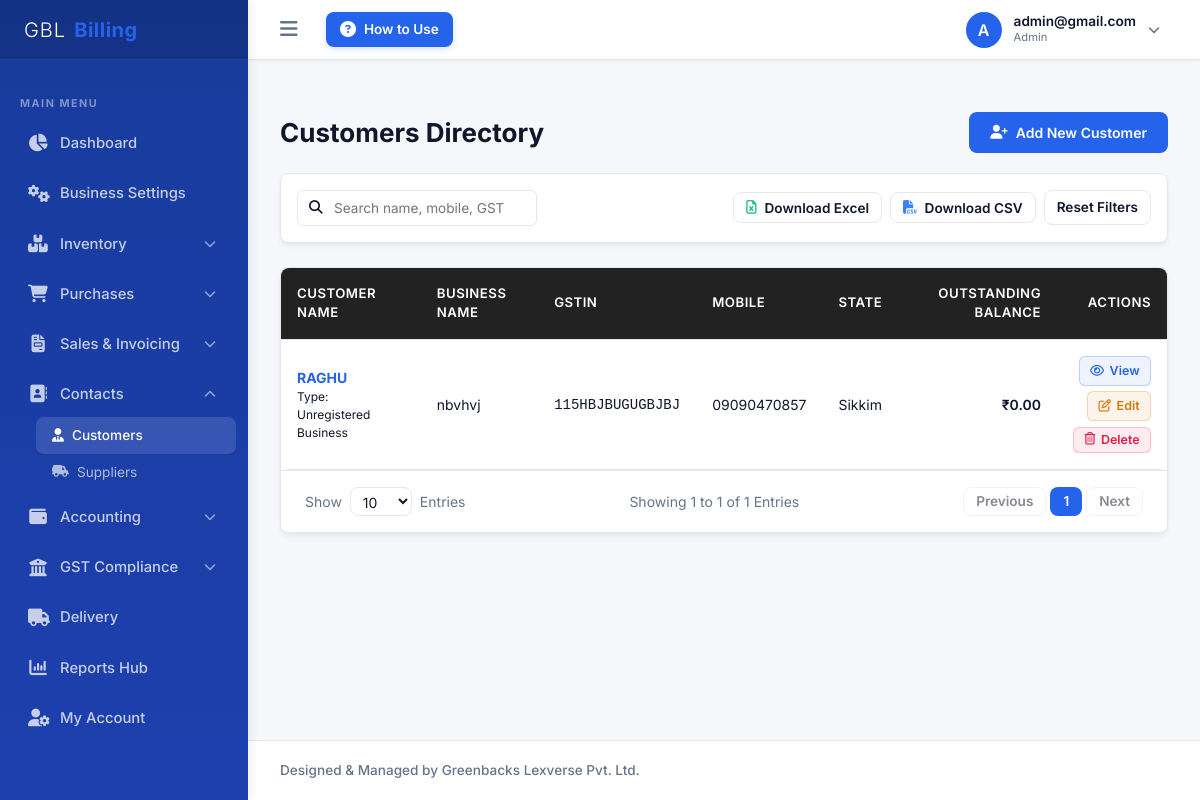
Page /company/customers/ (signed in) on the committed database.
### billing/models.py (models this page shows, shortened)
class CustomUser(AbstractUser):
    ROLE_CHOICES = [
        ('SUPERADMIN', 'System Superadmin'),  # For Admin Panel Owner
        ('ADMIN', 'Company Admin'),           # Company Owner
        ('ACCOUNTANT', 'Accountant'),
        ('BILLING_STAFF', 'Billing Staff'),
        ('SALES_STAFF', 'Sales Staff'),
        ('INVENTORY_STAFF', 'Inventory Staff'),
    ]
    company = models.ForeignKey(Company, on_delete=models.CASCADE, null=True, blank=True, related_name='users')
    role = models.CharField(max_length=20, choices=ROLE_CHOICES, default='ADMIN')
    mobile = models.CharField(max_length=15, blank=True, null=True)
    profile_photo = models.ImageField(upload_to='profile_photos/', blank=True, null=True)
    updated_at = models.DateTimeField(auto_now=True, null=True)
    def get_profile_photo_url(self):
        if self.profile_photo:
            try:
                timestamp = int(self.updated_at.timestamp()) if self.updated_at else 1
                return f"{self.profile_photo.url}?v={timestamp}"
            except Exception:
                return self.profile_photo.url
        return None

class Customer(models.Model):
    CUSTOMER_TYPES = [
        ('REGISTERED', 'Regular Registered'),
        ('COMPOSITION', 'Composition Scheme'),
        ('UNREGISTERED', 'Unregistered Business'),
        ('CONSUMER', 'Consumer / Retailer'),
        ('SEZ', 'SEZ Developer / Unit'),
        ('EXPORT', 'Overseas Export'),
    ]
    company = models.ForeignKey(Company, on_delete=models.CASCADE)
    name = models.CharField(max_length=200)
    business_name = models.CharField(max_length=200, blank=True, null=True)
    customer_type = models.CharField(max_length=20, choices=CUSTOMER_TYPES, default='CONSUMER')
    gstin = models.CharField(max_length=15, blank=True, null=True)
    pan = models.CharField(max_length=10, blank=True, null=True)
    email = models.EmailField(blank=True, null=True)
    mobile = models.CharField(max_length=15)
    alternate_mobile = models.CharField(max_length=15, blank=True, null=True)
    billing_address = models.TextField()
    billing_city = models.CharField(max_length=100)
    billing_state = models.CharField(max_length=100)
    billing_state_code = models.CharField(max_length=2)
    billing_pincode = models.CharField(max_length=6)
    shipping_address = models.TextField(blank=True, null=True)
    shipping_city = models.CharField(max_length=100, blank=True, null=True)
    shipping_state = models.CharField(max_length=100, blank=True, null=True)
    shipping_state_code = models.CharField(max_length=2, blank=True, null=True)
    shipping_pincode = models.CharField(max_length=6, blank=True, null=True)
    credit_limit = models.DecimalField(max_digits=12, decimal_places=2, default=Decimal('0.00'))
    credit_days = models.IntegerField(default=30)
    opening_balance = models.DecimalField(max_digits=12, decimal_places=2, default=Decimal('0.00'))
    opening_balance_type = models.CharField(max_length=2, choices=[('DR', 'Debit (Receivable)'), ('CR', 'Credit (Payable)')], default='DR')
    outstanding_balance = models.DecimalField(max_digits=12, decimal_places=2, default=Decimal('0.00'))
    is_active = models.BooleanField(default=True)
    created_at = models.DateTimeField(auto_now_add=True)

### billing/views.py (the view, shortened to what this page needs)
# urls.py: path('company/customers/', views.CustomerListView.as_view(), name='customer_list'),
class CustomerListView(CompanyRequiredMixin, CompanyQuerySetMixin, PaginationMixin, ListView):
    model = Customer
    template_name = 'company/customer_list.html'
    context_object_name = 'customers'
    def get_queryset(self):
        qs = super().get_queryset().filter(is_active=True)
        search = self.request.GET.get('search')
        return qs

### billing/context_processors.py (called while the page is built)
def global_gst_states(request):
    return {
        'indian_states': INDIAN_STATES_AND_UTS,
    }

### billing/mixins.py (called while the page is built)
    def dispatch(self, request, *args, **kwargs):
        if not request.user.is_authenticated:
            return self.handle_no_permission()
        if request.user.role == 'SUPERADMIN':
            raise PermissionDenied("System Superadmins cannot access Company Panel.")
        if not request.user.company or not request.user.company.is_active:
            raise PermissionDenied("You do not belong to an active business account.")
        company = request.user.company
        if company.subscription_status == 'SUSPENDED':
            raise PermissionDenied("Your business subscription is suspended. Please contact admin.")
        return super().dispatch(request, *args, **kwargs)

    def get_queryset(self):
        queryset = super().get_queryset()
        return queryset.filter(company=self.request.user.company)

    def get_paginate_by(self, queryset):
        try:
            limit = int(self.request.GET.get('entries', 10))
            if limit in [10, 25, 50, 100]:
                return limit
        except (ValueError, TypeError):
            pass
        return 10

    def get_context_data(self, **kwargs):
        context = super().get_context_data(**kwargs)
        context['entries'] = self.request.GET.get('entries', '10')
        return context

### billing/templatetags/indian_numbers.py (called while the page is built)
@register.filter(name='indian_currency')
def indian_currency(val, decimals=2):
    if val is None or val == '':
        return '₹0.00'
    res = indian_number(val, decimals)
    if not res:
        return '₹0.00'
    if res.startswith('-'):
        return '-₹' + res[1:]
    return '₹' + res

### templates/company/customer_list.html (shortened to what this page needs)
{% extends 'base_company.html' %}
{% load indian_numbers %}
{% block sub_customers %}sub-item-active{% endblock %}
{% block content %}
<div class="page-header">
    <h1 class="page-title">Customers Directory</h1>
    <a href="{% url 'customer_add' %}" class="btn btn-primary">
        <i class="fa-solid fa-user-plus"></i> Add New Customer
    </a>
</div>
<div class="card-container" style="margin-bottom: 1.5rem;">
    <div class="card-body" style="padding: 1rem;">
        <form method="GET" style="display: flex; gap: 1rem; align-items: center; justify-content: space-between; flex-wrap: wrap;">
            <div>
                {% include 'common_table_search.html' with placeholder="Search name, mobile, GSTIN, city..." %}
            </div>
            <div style="display: flex; gap: 0.5rem; align-items: center;">
                <button type="button" class="btn btn-secondary" onclick="exportTableData('excel', 'Customers_Directory')" style="font-size: 0.85rem; padding: 0.4rem 0.75rem;" title="Download Excel">
                    <i class="fa-regular fa-file-excel" style="color: #10b981;"></i> Download Excel
                </button>
                <button type="button" class="btn btn-secondary" onclick="exportTableData('csv', 'Customers_Directory')" style="font-size: 0.85rem; padding: 0.4rem 0.75rem;" title="Download CSV">
                    <i class="fa-solid fa-file-csv" style="color: #3b82f6;"></i> Download CSV
                </button>
                <a href="{% url 'customer_list' %}" class="btn btn-secondary" style="font-size: 0.85rem; padding: 0.4rem 0.75rem;">Reset Filters</a>
            </div>
        </form>
    </div>
</div>
<div class="table-container-ajax" id="table-container">
<div class="card-container">
    <div class="table-responsive">
        <table class="custom-table">
            <thead>
                <tr>
                    <th>Customer Name</th>
                    <th>Business Name</th>
                    <th>GSTIN</th>
                    <th>Mobile</th>
                    <th>State</th>
                    <th style="text-align: right;">Outstanding Balance</th>
                    <th style="text-align: right;">Actions</th>
                </tr>
            </thead>
            <tbody>
                {% for customer in customers %}
                    <tr>
                        <td>
                            <strong><a href="{% url 'customer_view' customer.id %}" style="color: var(--primary);">{{ customer.name }}</a></strong>
                            <div style="font-size: 0.75rem; color: var(--muted-foreground);">Type: {{ customer.get_customer_type_display }}</div>
                        </td>
                        <td>{{ customer.business_name|default:"-" }}</td>
                        <td><code>{{ customer.gstin|default:"Unregistered" }}</code></td>
                        <td>{{ customer.mobile }}</td>
                        <td>{{ customer.billing_state }}</td>
                        <td style="text-align: right; font-weight: 600; {% if customer.outstanding_balance > 0 %}color: var(--destructive);{% endif %}">
                            {{ customer.outstanding_balance|indian_currency }}
                        </td>
                        <td style="text-align: right;">
                            <div style="display: flex; flex-direction: column; gap: 0.35rem; align-items: flex-end;">
                                <a href="{% url 'customer_view' customer.id %}" class="btn-action-view" title="View Details">
                                    <i class="fa-regular fa-eye"></i> View
                                </a>
                                <a href="{% url 'customer_edit' customer.id %}" class="btn-action-edit" title="Edit Customer">
                                    <i class="fa-regular fa-pen-to-square"></i> Edit
                                </a>
                                <button type="button" onclick="triggerGlobalDelete('/api/delete/customer/{{ customer.id }}/', '{{ customer.name }}')" class="btn-action-delete" title="Delete Customer">
                                    <i class="fa-regular fa-trash-can"></i> Delete
                                </button>
                            </div>
                        </td>
                    </tr>
                {% empty %}
                    <tr>
                        <td colspan="7" style="text-align: center; color: var(--muted-foreground); padding: 2rem;">No customers found. Click "Add New Customer" to start.</td>
                    </tr>
                {% endfor %}
            </tbody>
        </table>
    </div>
    {% include 'common_pagination.html' %}
</div>
</div>
{% endblock %}

### templates/base.html (shortened to what this page needs)
{% load static %}
<!DOCTYPE html>
<html lang="en">
<head>
    <link href="https://cdnjs.cloudflare.com/ajax/libs/font-awesome/6.4.0/css/all.min.css" rel="stylesheet">
    <link rel="stylesheet" href="{% static 'css/styles.css' %}">
</head>
<body>
    <div class="app-container">
        <aside class="sidebar" id="sidebar">
            <div class="sidebar-header">
                <div class="sidebar-logo">
                    <span style="color: #ffffff; font-weight: 300; letter-spacing: 1px;">GBL</span><span style="color: #2563eb; font-weight: 700; letter-spacing: 0.5px;">Billing</span>
                </div>
            </div>
            <ul class="sidebar-menu">
                {% block sidebar_menu %}{% endblock %}
            </ul>
        </aside>
        <div class="main-wrapper">
            <header class="app-header">
                <div class="header-left">
                    <button type="button" class="toggle-sidebar-btn" id="toggle-sidebar" onclick="toggleAppSidebar(event)" title="Toggle Sidebar">
                        <i class="fa-solid fa-bars"></i>
                    </button>
                    <a href="{% url 'how_to_use' %}" class="btn-how-to-use" title="How to Use - User Guide">
                        <i class="fa-solid fa-circle-question"></i>
                        <span>How to Use</span>
                    </a>
                </div>
                <div class="header-right">
                    <div class="profile-trigger-container" id="profile-area">
                        <div class="user-profile" id="profile-btn">
                            <div class="user-avatar" id="header-user-avatar-box">
                                {% if request.user.get_profile_photo_url %}
                                    <img id="header-user-avatar" src="{{ request.user.get_profile_photo_url }}" alt="Profile" style="width: 100%; height: 100%; object-fit: cover; border-radius: 50%;">
                                {% else %}
                                    <span id="header-user-initial">{{ request.user.username|slice:":1"|upper }}</span>
                                {% endif %}
                            </div>
                            <div class="user-info-text">
                                <div style="font-size: 0.85rem; font-weight: 600; line-height: 1.2;">{{ request.user.username }}</div>
                                <div style="font-size: 0.7rem; color: var(--muted); text-transform: capitalize;">{{ request.user.role|lower }}</div>
                            </div>
                            <i class="fa-solid fa-chevron-down dropdown-arrow"></i>
                        </div>
                    </div>
                </div>
            </header>
            <main class="content-body">
                {% block content %}{% endblock %}
            </main>
            <footer class="app-footer">
                <div style="font-size: 0.85rem; font-weight: 500;">Designed & Managed by Greenbacks Lexverse Pvt. Ltd.</div>
            </footer>
        </div>
    </div>
</body>
</html>

### rows in the picture
CustomUser: user.username "A", user.username "admin@gmail.com", user.role "Admin"
Customer: name "RAGHU", customer_type "Unregistered Business", business_name "nbvhvj", gstin "115HBJBUGUGBJBJ", mobile "09090470857", billing_state "Sikkim", outstanding_balance|indian_currency "₹0.00"

### other values in the picture
{{ page_obj.start_index }} "1"
{{ page_obj.end_index }} "1"
{{ page_obj.paginator.count }} "1"
{{ num }} "1"
